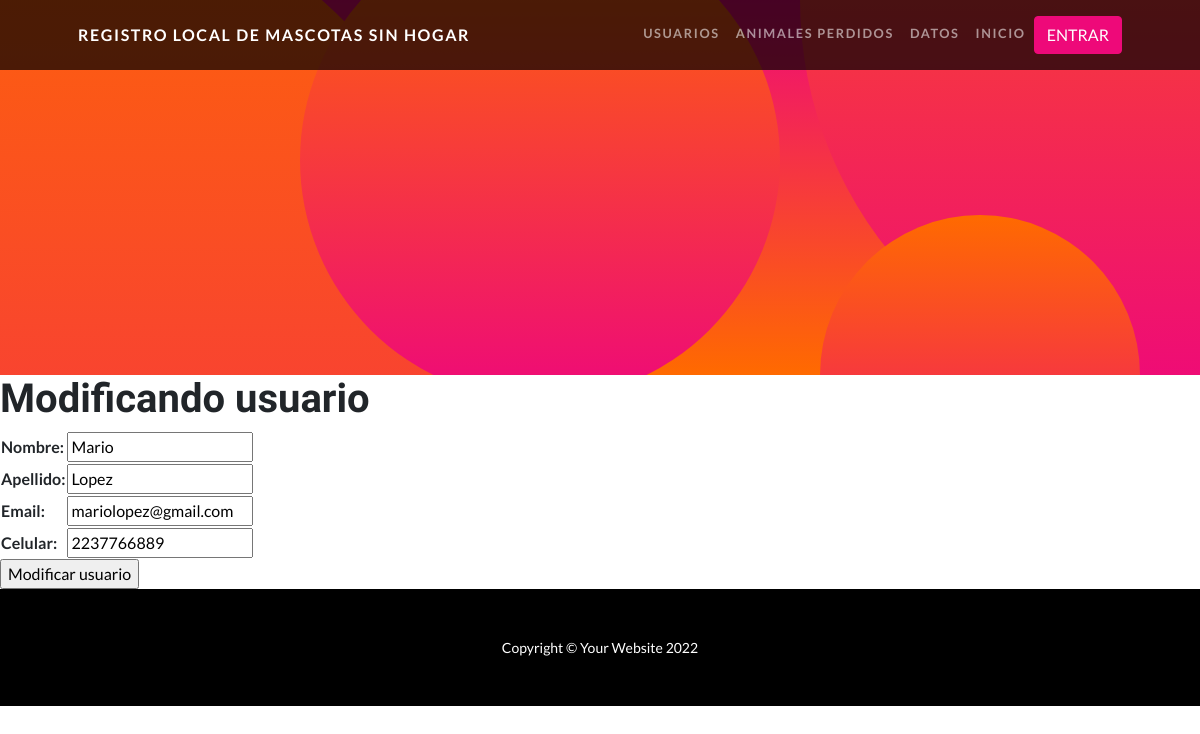
The page /AppFinal/editarUsuario/Mario on the database its author committed.
### AppFinal/models.py (models this page shows, shortened)
class Usuario(models.Model):
    nombre= models.CharField(max_length=30)
    apellido= models.CharField(max_length=30)
    email= models.EmailField(max_length=40)
    celular= models.IntegerField()

### AppFinal/views.py (the view)
# urls.py: path('editarUsuario/<nombre>', editarUsuario, name='editarUsuario'),
def editarUsuario(request, nombre):
    usuario=Usuario.objects.get(nombre=nombre)
    if request.method == 'POST':
        formulario=UsuarioForm(request.POST)
        if formulario.is_valid():
            informacion=formulario.cleaned_data
            usuario.nombre=informacion['nombre']
            usuario.apellido=informacion['apellido']
            usuario.email=informacion['email']
            usuario.celular=informacion['celular']
            usuario.save()
            usuarios=Usuario.objects.all()
            contexto={'usuarios':usuarios}
            return render(request, 'AppFinal/leerUsuarios.html', contexto)
    else:
        formulario=UsuarioForm(initial={'nombre':usuario.nombre, 'apellido':usuario.apellido, 'email':usuario.email, 'celular':usuario.celular})
        return render(request, 'AppFinal/editarUsuario.html', {'formulario':formulario, 'nombre':nombre})

### AppFinal/forms.py
class UsuarioForm(forms.Form):
    nombre= forms.CharField(max_length=30)
    apellido= forms.CharField(max_length=30)
    email= forms.EmailField(max_length=40)
    celular= forms.IntegerField()

### AppFinal/templates/AppFinal/editarUsuario.html
{% extends "AppFinal/padre.html" %}
{% load static %}
{% block contenidoQueCambia %}
<h1>Modificando usuario</h1>
<form action="{% url 'editarUsuario' nombre %}" method="POST"> {% csrf_token %}
    <table>
        {{formulario.as_table}}
    </table>
    <input type="submit" value="Modificar usuario">
{% endblock %}

### rows shown on the page
Usuario: nombre "Mario", apellido "Lopez", email "mariolopez@gmail.com", celular "2237766889"
